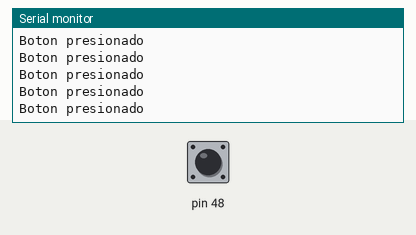
Recording of a sketch running on a simulated Arduino Mega 2560, built with avr-gcc and run on an emulated ATmega2560. Shown: the last lines printed to the serial monitor. Inputs (shaded band) come from the test bench; at power-on: pin 48 HIGH.

Above: at 1.2 s.
1.3 s: pin 48 pulled LOW for 0.15 s
At 2.3 s:
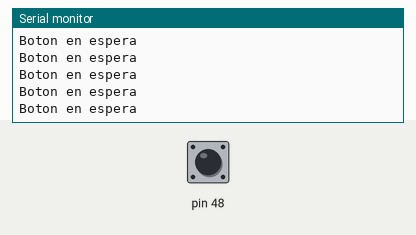
3.4 s: pin 48 pulled LOW for 1 s
7.4 s: pin 48 pulled LOW for 0.15 s
10.5 s: pin 48 pulled LOW for 1 s
14.5 s: pin 48 pulled LOW for 3.2 s
20.7 s: pin 48 pulled LOW for 0.15 s
At 21.4 s:
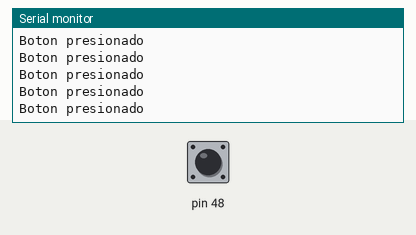

Measured:
- after the input at 1.3 s, the serial monitor: prints a new line after 0.22 s (image 1)

The sketch:

start.ino
```cpp
//BOTÓN CON AUTOSOSTENIMIENTO Y PULLDOWN
//SE PRENDE O APAGA DISPOSITIVO CON EL MISMO BOTÓN

int estado = 0;                                            //Guarda estado del botón
int estadoAnterior = 0;                                    //Guarda estado anterior del botón (para que se lea bien pulso)
int salida = 0;                                            //Guarda estado del Led

void setup() {

   pinMode (48, INPUT_PULLUP);
   Serial.begin(9600);

}

void loop() {

  estado = digitalRead(48);
  if((estado == HIGH) && (estadoAnterior == LOW))
  {
    salida = 1 - salida;                                   //Modifica el estado de la variable salida
    delay (20);                                            //Evitar el rebote del pulsador
  }
  estadoAnterior = estado;                                //Guarda el valor actual


  if (salida == 1)
  {
    Serial.println("Boton presionado");
  }
  if (salida ==0)
  {
    Serial.println("Boton en espera");
  }
}
```
